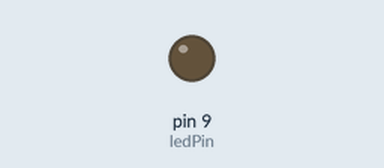
This sketch was run on a simulated Arduino Uno, built with avr-gcc and run on an emulated ATmega328P. Shown: output pins drawn as LEDs (lit = HIGH).

Above: at 0.05 s.
At 4.25 s:
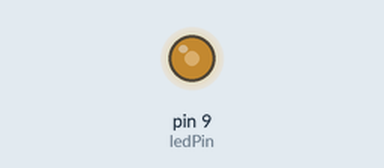
At 8.45 s:
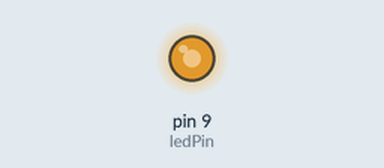
At 16.95 s:
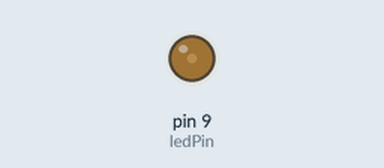
Timing chart, 0 to 24.1 s (numbered marks = the images above):
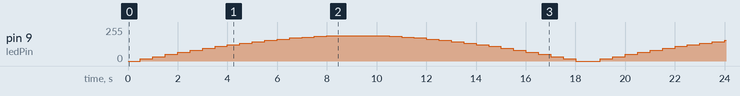

The sketch:

pwm1.ino
```cpp
const int ledPin = 9;         // PWM pin connected to the LED
const int maxDutyCycle = 191; // Max PWM value for 8-bit resolution (0-255)
int dutyCycle = 0;            // Starting duty cycle
int increment = 5;            // Angle increment for smooth transitions
int delayTime = 500;           // Delay for smooth fading

void setup() {
  pinMode(ledPin, OUTPUT);
}

void loop() {
  // Increase brightness in a smooth wave
  for (int angle = 0; angle <= 180; angle += increment) {
    // Calculate duty cycle using a sine wave pattern for smooth transition
    dutyCycle = (int)(maxDutyCycle * (sin(radians(angle))));

    // Apply PWM to the LED
    analogWrite(ledPin, dutyCycle);

    // Delay for smooth transition effect
    delay(delayTime);
  }

  // Decrease brightness in a smooth wave
  for (int angle = 180; angle >= 0; angle -= increment) {
    dutyCycle = (int)(maxDutyCycle * (sin(radians(angle))));
    analogWrite(ledPin, dutyCycle);
    delay(delayTime);
  }
}
```
